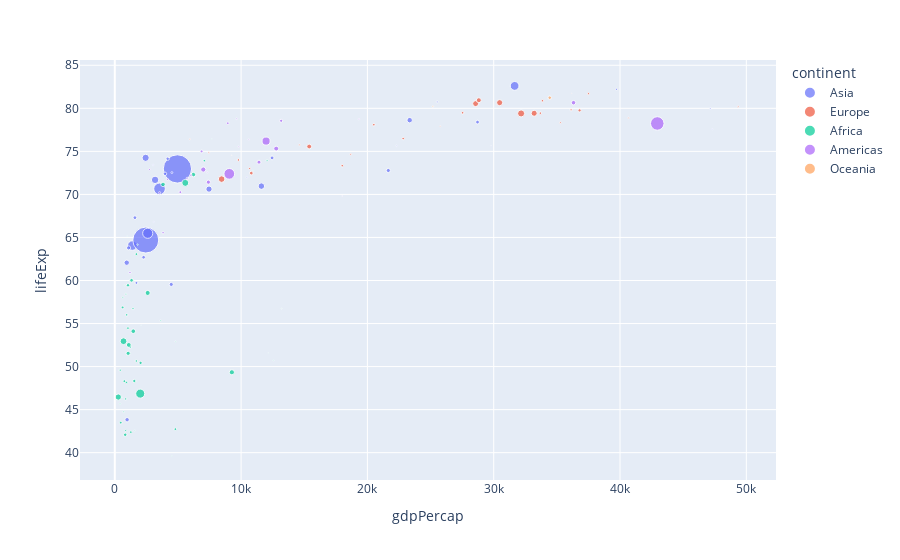

Notebook cell for this chart:
### Code cell
fig = px.scatter(df[df["year"]==2007],
                 x="gdpPercap",
                 y="lifeExp",
                 color="continent",
                 size="pop",
                 hover_name="country")

fig.show()

### Figure 1 — Plotly figure (JSON) as saved in the notebook; plotly's stock layout.template omitted (floating-point values rounded to 4 significant figures)
{"data": [{"hovertemplate": "<b>%{hovertext}</b><br><br>continent=Asia<br>gdpPercap=%{x}<br>lifeExp=%{y}<br>pop=%{marker.size}<extra></extra>", "hovertext": ["Afghanistan", "Bahrain", "Bangladesh", "Cambodia", "China", "Hong Kong, China", "India", "Indonesia", "Iran", "Iraq", "Israel", "Japan", "Jordan", "Korea, Dem. Rep.", "Korea, Rep.", "Kuwait", "Lebanon", "Malaysia", "Mongolia", "Myanmar", "Nepal", "Oman", "Pakistan", "Philippines", "Saudi Arabia", "Singapore", "Sri Lanka", "Syria", "Taiwan", "Thailand", "Vietnam", "West Bank and Gaza", "Yemen, Rep."], "legendgroup": "Asia", "marker": {"color": "#636efa", "size": [31889923, 708573, 150448339, 14131858, 1318683096, 6980412, 1110396331, 223547000, 69453570, 27499638, 6426679, 127467972, 6053193, 23301725, 49044790, 2505559, 3921278, 24821286, 2874127, 47761980, 28901790, 3204897, 169270617, 91077287, 27601038, 4553009, 20378239, 19314747, 23174294, 65068149, 85262356, 4018332, 22211743], "sizemode": "area", "sizeref": 3297000.0, "symbol": "circle"}, "mode": "markers", "name": "Asia", "orientation": "v", "showlegend": true, "type": "scatter", "x": [974.6, 29800.0, 1391.0, 1714.0, 4959.0, 39720.0, 2452.0, 3541.0, 11610.0, 4471.0, 25520.0, 31660.0, 4519.0, 1593.0, 23350.0, 47310.0, 10460.0, 12450.0, 3096.0, 944.0, 1091.0, 22320.0, 2606.0, 3190.0, 21650.0, 47140.0, 3970.0, 4185.0, 28720.0, 7458.0, 2442.0, 3025.0, 2281.0], "xaxis": "x", "y": [43.83, 75.64, 64.06, 59.72, 72.96, 82.21, 64.7, 70.65, 70.96, 59.55, 80.75, 82.6, 72.53, 67.3, 78.62, 77.59, 71.99, 74.24, 66.8, 62.07, 63.78, 75.64, 65.48, 71.69, 72.78, 79.97, 72.4, 74.14, 78.4, 70.62, 74.25, 73.42, 62.7], "yaxis": "y"}, {"hovertemplate": "<b>%{hovertext}</b><br><br>continent=Europe<br>gdpPercap=%{x}<br>lifeExp=%{y}<br>pop=%{marker.size}<extra></extra>", "hovertext": ["Albania", "Austria", "Belgium", "Bosnia and Herzegovina", "Bulgaria", "Croatia", "Czech Republic", "Denmark", "Finland", "France", "Germany", "Greece", "Hungary", "Iceland", "Ireland", "Italy", "Montenegro", "Netherlands", "Norway", "Poland", "Portugal", "Romania", "Serbia", "Slovak Republic", "Slovenia", "Spain", "Sweden", "Switzerland", "Turkey", "United Kingdom"], "legendgroup": "Europe", "marker": {"color": "#EF553B", "size": [3600523, 8199783, 10392226, 4552198, 7322858, 4493312, 10228744, 5468120, 5238460, 61083916, 82400996, 10706290, 9956108, 301931, 4109086, 58147733, 684736, 16570613, 4627926, 38518241, 10642836, 22276056, 10150265, 5447502, 2009245, 40448191, 9031088, 7554661, 71158647, 60776238], "sizemode": "area", "sizeref": 3297000.0, "symbol": "circle"}, "mode": "markers", "name": "Europe", "orientation": "v", "showlegend": true, "type": "scatter", "x": [5937.0, 36130.0, 33690.0, 7446.0, 10680.0, 14620.0, 22830.0, 35280.0, 33210.0, 30470.0, 32170.0, 27540.0, 18010.0, 36180.0, 40680.0, 28570.0, 9254.0, 36800.0, 49360.0, 15390.0, 20510.0, 10810.0, 9787.0, 18680.0, 25770.0, 28820.0, 33860.0, 37510.0, 8458.0, 33200.0], "xaxis": "x", "y": [76.42, 79.83, 79.44, 74.85, 73.0, 75.75, 76.49, 78.33, 79.31, 80.66, 79.41, 79.48, 73.34, 81.76, 78.89, 80.55, 74.54, 79.76, 80.2, 75.56, 78.1, 72.48, 74.0, 74.66, 77.93, 80.94, 80.88, 81.7, 71.78, 79.42], "yaxis": "y"}, {"hovertemplate": "<b>%{hovertext}</b><br><br>continent=Africa<br>gdpPercap=%{x}<br>lifeExp=%{y}<br>pop=%{marker.size}<extra></extra>", "hovertext": ["Algeria", "Angola", "Benin", "Botswana", "Burkina Faso", "Burundi", "Cameroon", "Central African Republic", "Chad", "Comoros", "Congo, Dem. Rep.", "Congo, Rep.", "Cote d'Ivoire", "Djibouti", "Egypt", "Equatorial Guinea", "Eritrea", "Ethiopia", "Gabon", "Gambia", "Ghana", "Guinea", "Guinea-Bissau", "Kenya", "Lesotho", "Liberia", "Libya", "Madagascar", "Malawi", "Mali", "Mauritania", "Mauritius", "Morocco", "Mozambique", "Namibia", "Niger", "Nigeria", "Reunion", "Rwanda", "Sao Tome and Principe", "Senegal", "Sierra Leone", "Somalia", "South Africa", "Sudan", "Swaziland", "Tanzania", "Togo", "Tunisia", "Uganda", "Zambia", "Zimbabwe"], "legendgroup": "Africa", "marker": {"color": "#00cc96", "size": [33333216, 12420476, 8078314, 1639131, 14326203, 8390505, 17696293, 4369038, 10238807, 710960, 64606759, 3800610, 18013409, 496374, 80264543, 551201, 4906585, 76511887, 1454867, 1688359, 22873338, 9947814, 1472041, 35610177, 2012649, 3193942, 6036914, 19167654, 13327079, 12031795, 3270065, 1250882, 33757175, 19951656, 2055080, 12894865, 135031164, 798094, 8860588, 199579, 12267493, 6144562, 9118773, 43997828, 42292929, 1133066, 38139640, 5701579, 10276158, 29170398, 11746035, 12311143], "sizemode": "area", "sizeref": 3297000.0, "symbol": "circle"}, "mode": "markers", "name": "Africa", "orientation": "v", "showlegend": true, "type": "scatter", "x": [6223.0, 4797.0, 1441.0, 12570.0, 1217.0, 430.1, 2042.0, 706.0, 1704.0, 986.1, 277.6, 3633.0, 1545.0, 2082.0, 5581.0, 12150.0, 641.4, 690.8, 13210.0, 752.7, 1328.0, 942.7, 579.2, 1463.0, 1569.0, 414.5, 12060.0, 1045.0, 759.3, 1043.0, 1803.0, 10960.0, 3820.0, 823.7, 4811.0, 619.7, 2014.0, 7670.0, 863.1, 1598.0, 1712.0, 862.5, 926.1, 9270.0, 2602.0, 4513.0, 1107.0, 883.0, 7093.0, 1056.0, 1271.0, 469.7], "xaxis": "x", "y": [72.3, 42.73, 56.73, 50.73, 52.3, 49.58, 50.43, 44.74, 50.65, 65.15, 46.46, 55.32, 48.33, 54.79, 71.34, 51.58, 58.04, 52.95, 56.73, 59.45, 60.02, 56.01, 46.39, 54.11, 42.59, 45.68, 73.95, 59.44, 48.3, 54.47, 64.16, 72.8, 71.16, 42.08, 52.91, 56.87, 46.86, 76.44, 46.24, 65.53, 63.06, 42.57, 48.16, 49.34, 58.56, 39.61, 52.52, 58.42, 73.92, 51.54, 42.38, 43.49], "yaxis": "y"}, {"hovertemplate": "<b>%{hovertext}</b><br><br>continent=Americas<br>gdpPercap=%{x}<br>lifeExp=%{y}<br>pop=%{marker.size}<extra></extra>", "hovertext": ["Argentina", "Bolivia", "Brazil", "Canada", "Chile", "Colombia", "Costa Rica", "Cuba", "Dominican Republic", "Ecuador", "El Salvador", "Guatemala", "Haiti", "Honduras", "Jamaica", "Mexico", "Nicaragua", "Panama", "Paraguay", "Peru", "Puerto Rico", "Trinidad and Tobago", "United States", "Uruguay", "Venezuela"], "legendgroup": "Americas", "marker": {"color": "#ab63fa", "size": [40301927, 9119152, 190010647, 33390141, 16284741, 44227550, 4133884, 11416987, 9319622, 13755680, 6939688, 12572928, 8502814, 7483763, 2780132, 108700891, 5675356, 3242173, 6667147, 28674757, 3942491, 1056608, 301139947, 3447496, 26084662], "sizemode": "area", "sizeref": 3297000.0, "symbol": "circle"}, "mode": "markers", "name": "Americas", "orientation": "v", "showlegend": true, "type": "scatter", "x": [12780.0, 3822.0, 9066.0, 36320.0, 13170.0, 7007.0, 9645.0, 8948.0, 6025.0, 6873.0, 5728.0, 5186.0, 1202.0, 3548.0, 7321.0, 11980.0, 2749.0, 9809.0, 4173.0, 7409.0, 19330.0, 18010.0, 42950.0, 10610.0, 11420.0], "xaxis": "x", "y": [75.32, 65.55, 72.39, 80.65, 78.55, 72.89, 78.78, 78.27, 72.23, 74.99, 71.88, 70.26, 60.92, 70.2, 72.57, 76.19, 72.9, 75.54, 71.75, 71.42, 78.75, 69.82, 78.24, 76.38, 73.75], "yaxis": "y"}, {"hovertemplate": "<b>%{hovertext}</b><br><br>continent=Oceania<br>gdpPercap=%{x}<br>lifeExp=%{y}<br>pop=%{marker.size}<extra></extra>", "hovertext": ["Australia", "New Zealand"], "legendgroup": "Oceania", "marker": {"color": "#FFA15A", "size": [20434176, 4115771], "sizemode": "area", "sizeref": 3297000.0, "symbol": "circle"}, "mode": "markers", "name": "Oceania", "orientation": "v", "showlegend": true, "type": "scatter", "x": [34440.0, 25190.0], "xaxis": "x", "y": [81.23, 80.2], "yaxis": "y"}], "layout": {"legend": {"itemsizing": "constant", "title": {"text": "continent"}, "tracegroupgap": 0}, "margin": {"t": 60}, "xaxis": {"anchor": "y", "domain": [0, 1], "title": {"text": "gdpPercap"}}, "yaxis": {"anchor": "x", "domain": [0, 1], "title": {"text": "lifeExp"}}}}
